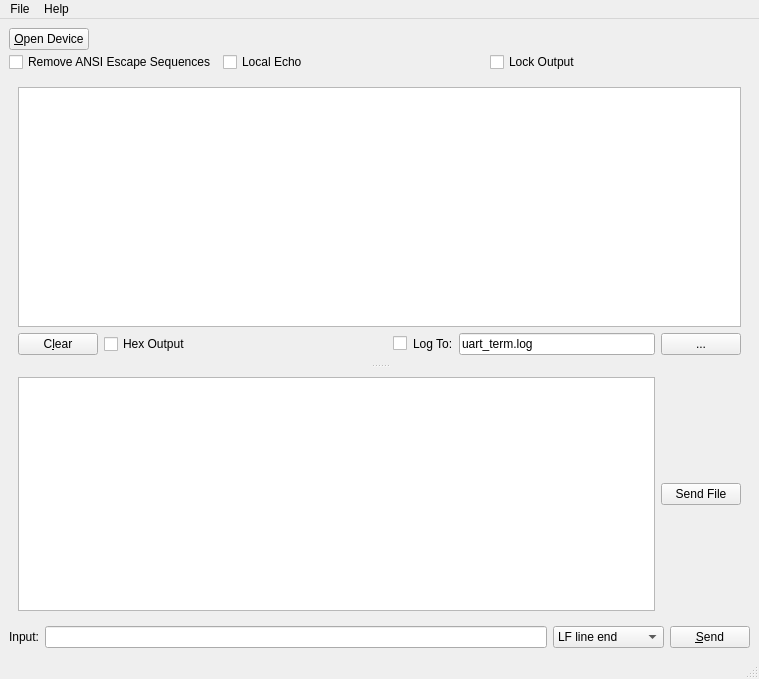
<?xml version="1.0" encoding="UTF-8"?>
<ui version="4.0">
 <class>MainWindow</class>
 <widget class="QMainWindow" name="MainWindow">
  <property name="geometry">
   <rect>
    <x>0</x>
    <y>0</y>
    <width>759</width>
    <height>679</height>
   </rect>
  </property>
  <property name="contextMenuPolicy">
   <enum>Qt::DefaultContextMenu</enum>
  </property>
  <property name="windowTitle">
   <string>UART Terminal</string>
  </property>
  <property name="windowIcon">
   <iconset resource="res/uart_term.qrc">
    <normaloff>:/icons/32x32/uart_term.png</normaloff>:/icons/32x32/uart_term.png</iconset>
  </property>
  <property name="iconSize">
   <size>
    <width>32</width>
    <height>32</height>
   </size>
  </property>
  <widget class="QWidget" name="centralwidget">
   <layout class="QVBoxLayout" name="verticalLayout">
    <item>
     <layout class="QGridLayout" name="gridLayout">
      <property name="horizontalSpacing">
       <number>6</number>
      </property>
      <property name="verticalSpacing">
       <number>2</number>
      </property>
      <property name="leftMargin">
       <number>0</number>
      </property>
      <item row="1" column="0">
       <widget class="QCheckBox" name="remove_escape">
        <property name="toolTip">
         <string>Remove ANSI escape sequences in the output and log.</string>
        </property>
        <property name="text">
         <string>Remove ANSI Escape Sequences</string>
        </property>
       </widget>
      </item>
      <item row="0" column="0">
       <widget class="QPushButton" name="btn_open">
        <property name="sizePolicy">
         <sizepolicy hsizetype="Fixed" vsizetype="Fixed">
          <horstretch>0</horstretch>
          <verstretch>0</verstretch>
         </sizepolicy>
        </property>
        <property name="text">
         <string>&amp;Open Device</string>
        </property>
       </widget>
      </item>
      <item row="1" column="1">
       <widget class="QCheckBox" name="echo_input">
        <property name="toolTip">
         <string>Put any input in the output window automatically.</string>
        </property>
        <property name="text">
         <string>Local Echo</string>
        </property>
       </widget>
      </item>
      <item row="1" column="2">
       <widget class="QCheckBox" name="lock">
        <property name="text">
         <string>Lock Output</string>
        </property>
       </widget>
      </item>
     </layout>
    </item>
    <item>
     <widget class="QSplitter" name="splitter">
      <property name="orientation">
       <enum>Qt::Vertical</enum>
      </property>
      <widget class="QFrame" name="frame">
       <property name="frameShape">
        <enum>QFrame::NoFrame</enum>
       </property>
       <property name="frameShadow">
        <enum>QFrame::Plain</enum>
       </property>
       <property name="lineWidth">
        <number>0</number>
       </property>
       <layout class="QGridLayout" name="gridLayout_3">
        <item row="0" column="0">
         <widget class="QPlainTextEdit" name="log">
          <property name="acceptDrops">
           <bool>false</bool>
          </property>
          <property name="toolTip">
           <string>Output log.</string>
          </property>
          <property name="readOnly">
           <bool>true</bool>
          </property>
         </widget>
        </item>
        <item row="1" column="0">
         <layout class="QHBoxLayout" name="horizontalLayout_3">
          <property name="sizeConstraint">
           <enum>QLayout::SetDefaultConstraint</enum>
          </property>
          <item>
           <widget class="QPushButton" name="btn_clear">
            <property name="toolTip">
             <string>Clear output log window.</string>
            </property>
            <property name="text">
             <string>C&amp;lear</string>
            </property>
           </widget>
          </item>
          <item>
           <widget class="QCheckBox" name="output_hex">
            <property name="text">
             <string>Hex Output</string>
            </property>
           </widget>
          </item>
          <item>
           <layout class="QHBoxLayout" name="horizontalLayout_2">
            <item>
             <spacer name="horizontalSpacer">
              <property name="orientation">
               <enum>Qt::Horizontal</enum>
              </property>
              <property name="sizeHint" stdset="0">
               <size>
                <width>40</width>
                <height>20</height>
               </size>
              </property>
             </spacer>
            </item>
            <item>
             <widget class="QCheckBox" name="enable_log">
              <property name="toolTip">
               <string>Enable logging to file.</string>
              </property>
              <property name="text">
               <string/>
              </property>
             </widget>
            </item>
            <item>
             <widget class="QLabel" name="label_7">
              <property name="text">
               <string>Log To:</string>
              </property>
             </widget>
            </item>
            <item>
             <widget class="QLineEdit" name="log_file">
              <property name="toolTip">
               <string>Log file path.</string>
              </property>
              <property name="text">
               <string>uart_term.log</string>
              </property>
             </widget>
            </item>
            <item>
             <widget class="QPushButton" name="btn_open_log">
              <property name="toolTip">
               <string>Select log file.</string>
              </property>
              <property name="text">
               <string>...</string>
              </property>
             </widget>
            </item>
           </layout>
          </item>
         </layout>
        </item>
       </layout>
      </widget>
      <widget class="QFrame" name="frame_2">
       <property name="frameShape">
        <enum>QFrame::NoFrame</enum>
       </property>
       <property name="frameShadow">
        <enum>QFrame::Plain</enum>
       </property>
       <property name="lineWidth">
        <number>0</number>
       </property>
       <layout class="QGridLayout" name="gridLayout_2">
        <item row="0" column="0">
         <widget class="QListWidget" name="history">
          <property name="maximumSize">
           <size>
            <width>16777215</width>
            <height>16777215</height>
           </size>
          </property>
          <property name="toolTip">
           <string>Input history</string>
          </property>
         </widget>
        </item>
        <item row="0" column="1">
         <widget class="QPushButton" name="btn_send_file">
          <property name="text">
           <string>Send File</string>
          </property>
         </widget>
        </item>
       </layout>
      </widget>
     </widget>
    </item>
    <item>
     <layout class="QHBoxLayout" name="horizontalLayout">
      <property name="sizeConstraint">
       <enum>QLayout::SetMaximumSize</enum>
      </property>
      <item>
       <widget class="QLabel" name="label_3">
        <property name="text">
         <string>Input:</string>
        </property>
       </widget>
      </item>
      <item>
       <widget class="CustomLineEdit" name="input">
        <property name="toolTip">
         <string/>
        </property>
       </widget>
      </item>
      <item>
       <widget class="QComboBox" name="line_end">
        <property name="toolTip">
         <string>Select line ending type to append.</string>
        </property>
        <item>
         <property name="text">
          <string>LF line end</string>
         </property>
        </item>
        <item>
         <property name="text">
          <string>CR line end</string>
         </property>
        </item>
        <item>
         <property name="text">
          <string>CR/LF line end</string>
         </property>
        </item>
        <item>
         <property name="text">
          <string>LF/CR line end</string>
         </property>
        </item>
        <item>
         <property name="text">
          <string>No line end</string>
         </property>
        </item>
        <item>
         <property name="text">
          <string>Hex</string>
         </property>
        </item>
       </widget>
      </item>
      <item>
       <widget class="QPushButton" name="btn_send">
        <property name="toolTip">
         <string>Send the input.</string>
        </property>
        <property name="text">
         <string>&amp;Send</string>
        </property>
       </widget>
      </item>
     </layout>
    </item>
   </layout>
  </widget>
  <widget class="QMenuBar" name="menubar">
   <property name="geometry">
    <rect>
     <x>0</x>
     <y>0</y>
     <width>759</width>
     <height>25</height>
    </rect>
   </property>
   <widget class="QMenu" name="menuAbout">
    <property name="title">
     <string>File</string>
    </property>
    <addaction name="actionQuit"/>
   </widget>
   <widget class="QMenu" name="menuHelp">
    <property name="title">
     <string>Help</string>
    </property>
    <addaction name="actionAbout"/>
   </widget>
   <addaction name="menuAbout"/>
   <addaction name="menuHelp"/>
  </widget>
  <widget class="QStatusBar" name="statusbar"/>
  <action name="actionQuit">
   <property name="text">
    <string>Quit</string>
   </property>
  </action>
  <action name="actionAbout">
   <property name="text">
    <string>About</string>
   </property>
  </action>
 </widget>
 <customwidgets>
  <customwidget>
   <class>CustomLineEdit</class>
   <extends>QLineEdit</extends>
   <header>utils</header>
  </customwidget>
 </customwidgets>
 <resources>
  <include location="res/uart_term.qrc"/>
 </resources>
 <connections/>
</ui>
